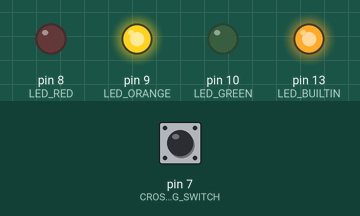
The program below on a simulated Arduino Uno, built with avr-gcc and run on an emulated ATmega328P. Shown: output pins drawn as LEDs (lit = HIGH). The inputs (shaded band) are chosen by the test bench; at power-on: pin 7 (CROSSING_SWITCH) HIGH. What the program prints to the serial monitor is not drawn.

Above: at 1.2 s.
1.3 s: pin 7 (CROSSING_SWITCH) pulled LOW for 0.15 s
At 3.1 s:
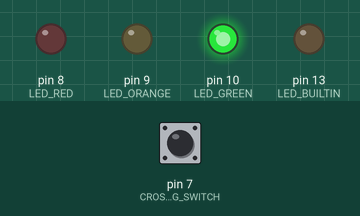
4.4 s: pin 7 (CROSSING_SWITCH) pulled LOW for 3.2 s
At 7.1 s:
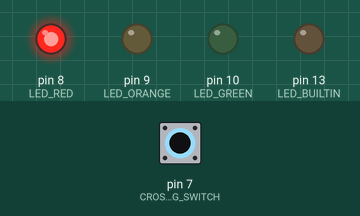
10.6 s: pin 7 (CROSSING_SWITCH) pulled LOW for 1 s
At 16.9 s:
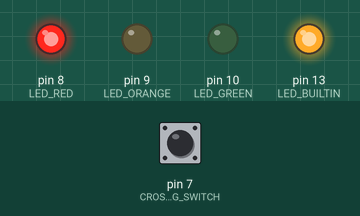
Timing chart, 0 to 23.6 s (numbered marks = the images above; inputs shaded):
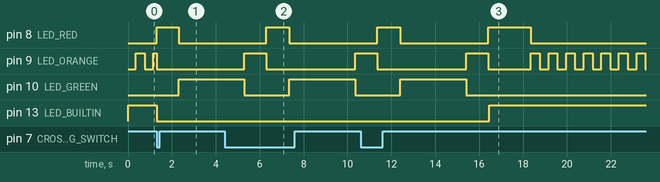

Measured:
- after the input at 1.3 s, pin 8 (LED_RED): LOW → HIGH at once, → LOW 1.0 s later; pin 10 (LED_GREEN): LOW → HIGH after 1.0 s; pin 13 (LED_BUILTIN): HIGH → LOW at once
- after the input at 4.4 s, pin 13 (LED_BUILTIN): stays LOW (without the input it goes to HIGH after 2.0 s)
- after the input at 10.6 s, pin 10 (LED_GREEN): LOW → HIGH after 1.8 s, → LOW 3.0 s later; pin 13 (LED_BUILTIN): LOW → HIGH after 5.9 s instead of 0.80 s

The program:

main.cpp
```cpp
#include <Arduino.h>

// Connection configuration
#define LED_RED 8
#define LED_ORANGE 9
#define LED_GREEN 10
#define BUZZER 12

#define TILT_SWITCH 6
#define CROSSING_SWITCH 7

#define MAX_COUNTER 0x20

unsigned int _loopCounter = MAX_COUNTER; // after 0xFFFF cycles the orange light will start flashing until button is pressed
unsigned int _lightStateOrangeCounter = 0;
bool _lightStateOrangeValue = false;

void setup() {
  Serial.begin(115200);
  Serial.println("Setup");

  pinMode(LED_BUILTIN, OUTPUT);
  pinMode(LED_RED, OUTPUT);
  pinMode(LED_ORANGE, OUTPUT);
  pinMode(LED_GREEN, OUTPUT);
  //pinMode(BUZZER, OUTPUT);

  //pinMode(TILT_SWITCH, INPUT);
  //pinMode(RESET_SWITCH, INPUT);

  pinMode(CROSSING_SWITCH, INPUT);

}

void SetLeds(byte led, bool enabled){
  digitalWrite(LED_RED, enabled && LED_RED == led ? HIGH : LOW);
  digitalWrite(LED_ORANGE, enabled && LED_ORANGE == led ? HIGH : LOW);
  digitalWrite(LED_GREEN, enabled && LED_GREEN == led ? HIGH : LOW);
}

void loop() {
  Serial.print("{");

  if (_loopCounter < MAX_COUNTER) _loopCounter++;

  if (digitalRead(CROSSING_SWITCH) == LOW)
  {
    Serial.print("x");
    digitalWrite(LED_BUILTIN, LOW);

    _loopCounter = 0;
    _lightStateOrangeCounter = 0;
    _lightStateOrangeValue = false;

    // Actuate a crossing sequence
    SetLeds(LED_RED, true);
    delay(1000);

    SetLeds(LED_GREEN, true);
    delay(3000);

    SetLeds(LED_ORANGE, true);
    delay(1000);

    SetLeds(LED_RED, true);
  }
  else
  {
    Serial.print("X");
    digitalWrite(LED_BUILTIN, HIGH);
  }

  if (_loopCounter == MAX_COUNTER)
  {
    Serial.print("LC");

    // actuate the orange flasher
    _lightStateOrangeCounter++;
    if (_lightStateOrangeCounter == MAX_COUNTER >> 2)
    {
      _lightStateOrangeCounter = 0;
      _lightStateOrangeValue = !_lightStateOrangeValue; // toggle
      SetLeds(LED_ORANGE, _lightStateOrangeValue);
      Serial.print("[toggle]");
    }
  }

  Serial.println("}");

  delay(50);
}
```
